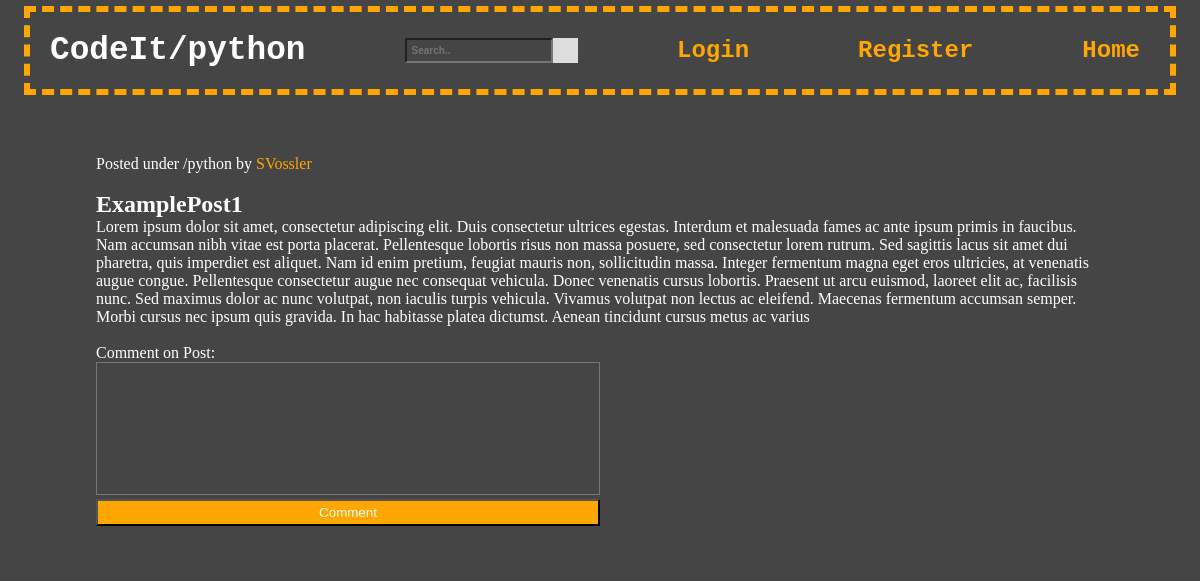
The page /post?post_id=1 on the database its author committed.
### tables this page shows
CREATE TABLE ForumPost(
        PostId INTEGER PRIMARY KEY NOT NULL,
        PostedBy TEXT NOT NULL,
        PostTitle TEXT NOT NULL,
        PostContent TEXT NOT NULL,
        PostSubForum TEXT NOT NULL,
        Upvotes INTEGER NOT NULL,
        Downvotes INTEGER NOT NULL
    );

### run.py (the view)
@app.route("/post")
def post():
    id = request.args.get('post_id')
    con = sql.connect("ForumPosts.db")
    con.row_factory = sql.Row
    cur = con.cursor()
    sql_select_query = """select * from ForumPost WHERE\
        PostId = ?"""
    cur.execute(sql_select_query, (id,))
    post = cur.fetchone()
    con.close()
    postDict = None
    if post:
        postDict = {
            "postId": post[0],
            "postedBy": post[1],
            "title": post[2],
            "content": post[3],
            "subforum": post[4]
        }
    con = sql.connect("PostComments.db")
    con.row_factory = sql.Row
    cur = con.cursor()
    sql_select_query = """select * from PostComment where\
        PostId = ?"""
    cur.execute(sql_select_query, (id,))
    comments = cur.fetchall()
    print(comments)
    con.close()
    return render_template('post.html',
            postDict = postDict, comments=comments )

### templates/post.html (shortened to what this page needs)
<!DOCTYPE html>
<html lang="en">
<head>
    <link href="../static/css/post.css" rel="stylesheet">
</head>
<body>
    <nav class="nav-bar">
        <div class="forum-logo">
          <h3>CodeIt/{{postDict['subforum']}}</h3>
        </div>
        <div class="search-container">
          <form action="/index">
            <input type="text" placeholder="Search.." name="search">
            <button type="submit"></button>
          </form>
        </div>
        {% if not session['logged_in'] %}
          <a href="/login-clicked">Login</a>
          <a href="/register">Register</a>
        {% endif %}
        <a href="/index">Home</a>
    </nav>
    <div class="post-container">
      <header>
        <p>Posted under /{{postDict["subforum"]}} by <a href="{{url_for('profile', posted_by=postDict['postedBy'])}}">{{postDict["postedBy"]}}</a> </p> <br />
        <h2>{{postDict["title"]}}</h2>
      </header>
      <article>
        <p>{{postDict["content"]}}</p> <br />
      </article>
      <footer>
        <p>Comment on Post:
          </p>
        <div class="comment-input-container">
          <form action="{{ url_for('comment_submit', post_id=postDict['postId']) }}" method="post">
            <textarea class="comment-input" name="comment-content"></textarea>
            <input class="button" type="submit" value="Comment" />
          </form>
        </div>
        <br/>
        <br/>
        <br/>
      </footer>
    </div>
</body>
</html>

### static/css/post.css (style rules this page uses)
* { margin: 0; padding: 0; background-color: rgb(69, 69, 69); }
.nav-bar { background-color: rgb(69, 69, 69); color: #fff; font-family: "Courier New", "Lucida Console", Monaco, Consolas, monospace; display: flex; flex-wrap: wrap; justify-content: space-between; align-items: center; margin-top: 0.5%; margin-bottom: 5%; margin-right: 2%; margin-left: 2%; padding: 20px; border: 0.75ex dashed hsl(39, 100%, 50%); }
.forum-logo { font-size: 28px; display: flex; align-items: center; }
.nav-bar .search-container { border: none; }
.nav-bar input[type=text] { font-size: 10px; font-weight: bold; padding: 5px; }
.nav-bar .search-container button { float: right; padding: 12.75px; background: #ddd; font-size: 10px; border: none; cursor: pointer; }
nav a { font-size: 24px; margin-right: 10px; color: hsl(39, 100%, 50%); font-weight: bold; }
a:link { text-decoration: none; }
.post-container { color: #fff; margin-right: 8%; margin-left: 8%; }
header a, footer a { color: hsl(39, 100%, 50%); }
.comment-input { width: 50%; height: 10em; box-sizing: border-box; resize: none; color: #fff; }
.button { height: 2em; width: 50%; margin-right: 50%; background-color:hsl(39, 100%, 50%); color: #fff; float: right; }

### rows shown on the page
ForumPost: subforum "python", postedBy "SVossler", title "ExamplePost1", content "Lorem ipsum dolor sit amet, consectetur adipiscing elit. Duis consectetur ultrices egestas. Interdum et malesuada fames ac ante ipsum primis in faucibus. Nam accumsan nibh vitae est porta placerat. Pellentesque lobortis risus non massa posuere, sed consectetur lorem rutrum. Sed sagittis lacus sit amet dui pharetra, quis imperdiet est aliquet. Nam id enim pretium, feugiat mauris non, sollicitudin massa. Integer fermentum magna eget eros ultricies, at venenatis augue congue. Pellentesque consectetur augue nec consequat vehicula. Donec venenatis cursus lobortis. Praesent ut arcu euismod, laoreet elit ac, facilisis nunc. Sed maximus dolor ac nunc volutpat, non iaculis turpis vehicula. Vivamus…"
